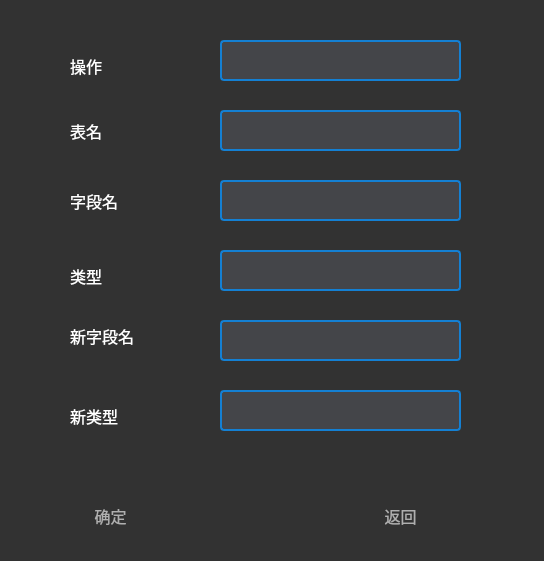
<?xml version="1.0" encoding="UTF-8"?>
<ui version="4.0">
 <class>alterTable</class>
 <widget class="QWidget" name="alterTable">
  <property name="geometry">
   <rect>
    <x>0</x>
    <y>0</y>
    <width>544</width>
    <height>561</height>
   </rect>
  </property>
  <property name="windowTitle">
   <string>Form</string>
  </property>
  <property name="styleSheet">
   <string notr="true">background: rgb(50, 50, 50);</string>
  </property>
  <widget class="QPushButton" name="pushButton">
   <property name="geometry">
    <rect>
     <x>50</x>
     <y>480</y>
     <width>121</width>
     <height>71</height>
    </rect>
   </property>
   <property name="font">
    <font>
     <family>幼圆</family>
     <pointsize>12</pointsize>
    </font>
   </property>
   <property name="styleSheet">
    <string notr="true">border: none;
        color: rgb(175, 175, 175);
        background: transparent;
        padding: 10px;
        qproperty-icon: url(:/Black/nscc);
        qproperty-iconSize: 32px 32px;
        qproperty-toolButtonStyle: ToolButtonTextUnderIcon;
</string>
   </property>
   <property name="text">
    <string>确定</string>
   </property>
  </widget>
  <widget class="QPushButton" name="pushButton_2">
   <property name="geometry">
    <rect>
     <x>340</x>
     <y>480</y>
     <width>121</width>
     <height>71</height>
    </rect>
   </property>
   <property name="font">
    <font>
     <family>幼圆</family>
     <pointsize>12</pointsize>
    </font>
   </property>
   <property name="styleSheet">
    <string notr="true">border: none;
        color: rgb(175, 175, 175);
        background: transparent;
        padding: 10px;
        qproperty-icon: url(:/Black/nscc);
        qproperty-iconSize: 32px 32px;
        qproperty-toolButtonStyle: ToolButtonTextUnderIcon;
</string>
   </property>
   <property name="text">
    <string>返回</string>
   </property>
  </widget>
  <widget class="QLineEdit" name="line_operate">
   <property name="geometry">
    <rect>
     <x>220</x>
     <y>40</y>
     <width>241</width>
     <height>41</height>
    </rect>
   </property>
   <property name="font">
    <font>
     <family>Arial</family>
     <pointsize>10</pointsize>
    </font>
   </property>
   <property name="styleSheet">
    <string notr="true">background: rgb(68, 69, 73);
border-radius:4px;
border:2px solid rgb(20, 128, 211);
color: white;
</string>
   </property>
  </widget>
  <widget class="QLineEdit" name="line_table">
   <property name="geometry">
    <rect>
     <x>220</x>
     <y>110</y>
     <width>241</width>
     <height>41</height>
    </rect>
   </property>
   <property name="font">
    <font>
     <family>Arial</family>
     <pointsize>10</pointsize>
    </font>
   </property>
   <property name="styleSheet">
    <string notr="true">background: rgb(68, 69, 73);
border-radius:4px;
border:2px solid rgb(20, 128, 211);
color: white;
</string>
   </property>
  </widget>
  <widget class="QLineEdit" name="line_column">
   <property name="geometry">
    <rect>
     <x>220</x>
     <y>180</y>
     <width>241</width>
     <height>41</height>
    </rect>
   </property>
   <property name="font">
    <font>
     <family>Arial</family>
     <pointsize>10</pointsize>
    </font>
   </property>
   <property name="styleSheet">
    <string notr="true">background: rgb(68, 69, 73);
border-radius:4px;
border:2px solid rgb(20, 128, 211);
color: white;
</string>
   </property>
  </widget>
  <widget class="QLineEdit" name="line_dataType">
   <property name="geometry">
    <rect>
     <x>220</x>
     <y>250</y>
     <width>241</width>
     <height>41</height>
    </rect>
   </property>
   <property name="font">
    <font>
     <family>Arial</family>
     <pointsize>10</pointsize>
    </font>
   </property>
   <property name="styleSheet">
    <string notr="true">background: rgb(68, 69, 73);
border-radius:4px;
border:2px solid rgb(20, 128, 211);
color: white;
</string>
   </property>
  </widget>
  <widget class="QLabel" name="label">
   <property name="geometry">
    <rect>
     <x>70</x>
     <y>30</y>
     <width>131</width>
     <height>71</height>
    </rect>
   </property>
   <property name="font">
    <font>
     <family>幼圆</family>
     <pointsize>12</pointsize>
    </font>
   </property>
   <property name="styleSheet">
    <string notr="true">color: rgb(255, 255, 255);</string>
   </property>
   <property name="text">
    <string>操作</string>
   </property>
  </widget>
  <widget class="QLabel" name="label_2">
   <property name="geometry">
    <rect>
     <x>70</x>
     <y>100</y>
     <width>141</width>
     <height>61</height>
    </rect>
   </property>
   <property name="font">
    <font>
     <family>幼圆</family>
     <pointsize>12</pointsize>
    </font>
   </property>
   <property name="styleSheet">
    <string notr="true">color: rgb(255, 255, 255);</string>
   </property>
   <property name="text">
    <string>表名</string>
   </property>
  </widget>
  <widget class="QLabel" name="label_3">
   <property name="geometry">
    <rect>
     <x>70</x>
     <y>170</y>
     <width>141</width>
     <height>61</height>
    </rect>
   </property>
   <property name="font">
    <font>
     <family>幼圆</family>
     <pointsize>12</pointsize>
    </font>
   </property>
   <property name="styleSheet">
    <string notr="true">color: rgb(255, 255, 255);</string>
   </property>
   <property name="text">
    <string>字段名</string>
   </property>
  </widget>
  <widget class="QLabel" name="label_4">
   <property name="geometry">
    <rect>
     <x>70</x>
     <y>240</y>
     <width>141</width>
     <height>71</height>
    </rect>
   </property>
   <property name="font">
    <font>
     <family>幼圆</family>
     <pointsize>12</pointsize>
    </font>
   </property>
   <property name="styleSheet">
    <string notr="true">color: rgb(255, 255, 255);</string>
   </property>
   <property name="text">
    <string>类型</string>
   </property>
  </widget>
  <widget class="QLineEdit" name="line_newColumn">
   <property name="geometry">
    <rect>
     <x>220</x>
     <y>320</y>
     <width>241</width>
     <height>41</height>
    </rect>
   </property>
   <property name="font">
    <font>
     <family>Arial</family>
     <pointsize>10</pointsize>
    </font>
   </property>
   <property name="styleSheet">
    <string notr="true">background: rgb(68, 69, 73);
border-radius:4px;
border:2px solid rgb(20, 128, 211);
color: white;
</string>
   </property>
  </widget>
  <widget class="QLabel" name="label_5">
   <property name="geometry">
    <rect>
     <x>70</x>
     <y>300</y>
     <width>131</width>
     <height>71</height>
    </rect>
   </property>
   <property name="font">
    <font>
     <family>幼圆</family>
     <pointsize>12</pointsize>
    </font>
   </property>
   <property name="styleSheet">
    <string notr="true">color: rgb(255, 255, 255);</string>
   </property>
   <property name="text">
    <string>新字段名</string>
   </property>
  </widget>
  <widget class="QLabel" name="label_6">
   <property name="geometry">
    <rect>
     <x>70</x>
     <y>380</y>
     <width>121</width>
     <height>71</height>
    </rect>
   </property>
   <property name="font">
    <font>
     <family>幼圆</family>
     <pointsize>12</pointsize>
    </font>
   </property>
   <property name="styleSheet">
    <string notr="true">color: rgb(255, 255, 255);</string>
   </property>
   <property name="text">
    <string>新类型</string>
   </property>
  </widget>
  <widget class="QLineEdit" name="line_newType">
   <property name="geometry">
    <rect>
     <x>220</x>
     <y>390</y>
     <width>241</width>
     <height>41</height>
    </rect>
   </property>
   <property name="font">
    <font>
     <family>Arial</family>
     <pointsize>10</pointsize>
    </font>
   </property>
   <property name="styleSheet">
    <string notr="true">background: rgb(68, 69, 73);
border-radius:4px;
border:2px solid rgb(20, 128, 211);
color: white;
</string>
   </property>
  </widget>
  <zorder>pushButton</zorder>
  <zorder>pushButton_2</zorder>
  <zorder>line_operate</zorder>
  <zorder>line_table</zorder>
  <zorder>line_column</zorder>
  <zorder>label</zorder>
  <zorder>label_2</zorder>
  <zorder>label_3</zorder>
  <zorder>label_4</zorder>
  <zorder>label_5</zorder>
  <zorder>line_newColumn</zorder>
  <zorder>line_dataType</zorder>
  <zorder>label_6</zorder>
  <zorder>line_newType</zorder>
 </widget>
 <resources/>
 <connections/>
</ui>
